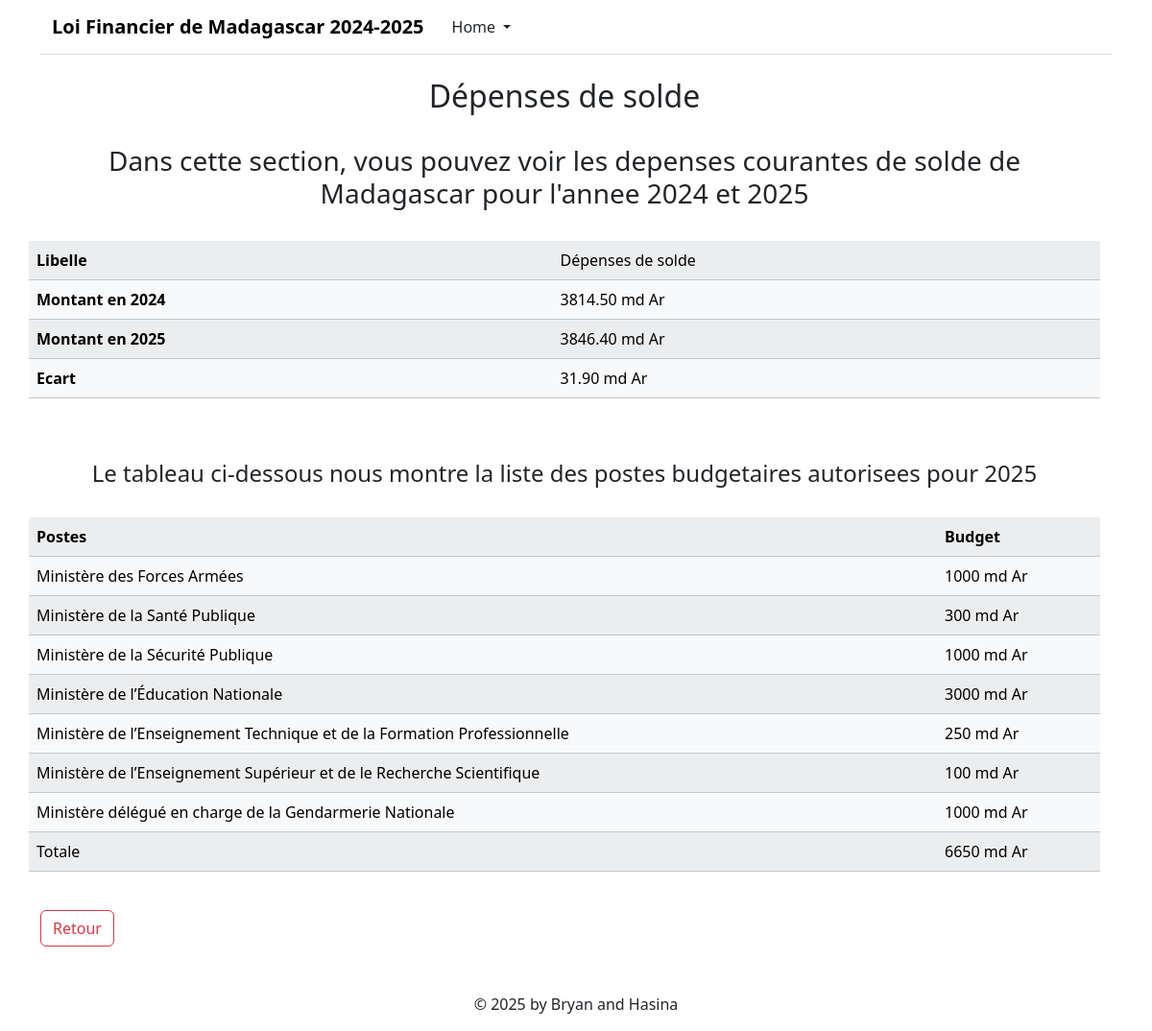
Screenshot of /pages/modele.php?page=2&titre=Dépenses de solde with the database file from the repository.
### tables this page shows
CREATE TABLE loi_financier_depenses_de_solde(
    id_depense_solde INT PRIMARY KEY AUTO_INCREMENT,
    montant_2024 DECIMAL(6,2),
    montant_2025 DECIMAL(6,2),
    ecart DECIMAL(6,2)
);

### inc/connection.php (called while the page is built, shortened)
<?php
    function dbconnect()
    {
        static $connect = null;
        if ($connect == null) {
            $connect = mysqli_connect('localhost','root','','loi_financier');
            mysqli_set_charset($connect, 'utf8mb4');
        }
        return $connect;
    }
?>

### inc/fonctions.php (called while the page is built, shortened)
<?php
    require("connection.php");
    function get_all_depense_solde(){
        $sql="SELECT * FROM loi_financier_depenses_de_solde";
        $resultat=mysqli_query(dbconnect(),$sql);
        $donnee=mysqli_fetch_assoc($resultat);
        return $donnee;
    }
    function get_all_budget_autorisee(){
        $sql= "SELECT * FROM v_budget_autorisee ";
        $result= mysqli_query(dbconnect(),$sql);
        $demande=array();
        while($donnee=mysqli_fetch_assoc($result)){
            $demande[]=$donnee;
        }
        return $demande;
    }
    function get_total_budget(){
        $sql="SELECT SUM(Budget_autorisee) as total FROM v_budget_autorisee";
        $resultat=mysqli_query(dbconnect(),$sql);
        $donnee=mysqli_fetch_assoc($resultat);
        return $donnee;
    }
?>

### pages/depensesolde.php (the view)
<?php
    $depense=get_all_depense_solde();
    $budget=get_all_budget_autorisee();
    $somme=get_total_budget();
?>
<div class="row">
    <section class="row mt-4">
        <h2 class="text-center"><?php echo $_GET['titre'];?></h2>
    </section>
    <section class="row mt-4">
        <h3 class="text-center">Dans cette section, vous pouvez voir les depenses courantes de solde de Madagascar pour l'annee 2024 et 2025</h3>
    </section>
    <section class="row mt-4">
        <table class="table table-light table-striped">
            <tr>
                <th>Libelle</th>
                <td><?php echo $_GET['titre'];?></td>
            </tr>
            <tr>
                <th>Montant en 2024</th>
                <td><?php echo $depense['montant_2024'];?> md Ar</td>
            </tr>
            <tr>
                <th>Montant en 2025</th>
                <td><?php echo $depense['montant_2025'];?> md Ar</td>
            </tr>
            <tr>
                <th>Ecart</th>
                <td><?php echo $depense['ecart'];?> md Ar</td>
            </tr>
        </table>
    </section>
    <section class="row mt-5">
        <h4 class="text-center">Le tableau ci-dessous nous montre la liste des postes budgetaires autorisees pour 2025</h4>
    </section>
    <section class="row mt-4">
        <table class="table table-light table-striped">
            <tr>
                <th>Postes</th>
                <th>Budget</th>
            </tr>
            <?php foreach ($budget as $bd) {?>
                <tr>
                    <td><?php echo $bd['nom_ministere'];?></td>
                    <td><?php echo $bd['Budget_autorisee'];?> md Ar</td>
                </tr>
            <?php } ?>
            <tr>
                <td>Totale</td>
                <td><?php echo $somme['total'];?> md Ar</td>
            </tr>
        </table>
    </section>
    <section class="row mt-4">
        <article class="col-3 col-sm-3 col-lg-3">
            <a href="modele.php?page=depenseparnatureeconomique" class="btn btn-outline-danger">Retour</a>
        </article>
    </section>
</div>

### assets/css/style.css (style rules this page uses)
* { margin: 0; padding: 0; box-sizing: border-box; font-family: system-ui, sans-serif; }

### rows the page displays
loi_financier_depenses_de_solde: montant_2024 "3814.50", montant_2025 "3846.40", ecart "31.90"

### other values shown
$_GET['titre'] "Dépenses de solde"
$bd['nom_ministere'] "Ministère des Forces Armées"
$bd['Budget_autorisee'] "1000"
$bd['nom_ministere'] "Ministère de la Santé Publique"
$bd['Budget_autorisee'] "300"
$bd['nom_ministere'] "Ministère de la Sécurité Publique"
$bd['nom_ministere'] "Ministère de l’Éducation Nationale"
$bd['Budget_autorisee'] "3000"
$bd['nom_ministere'] "Ministère de l’Enseignement Technique et de la Formation Professionnelle"
$bd['Budget_autorisee'] "250"
$bd['nom_ministere'] "Ministère de l’Enseignement Supérieur et de le Recherche Scientifique"
$bd['Budget_autorisee'] "100"
$bd['nom_ministere'] "Ministère délégué en charge de la Gendarmerie Nationale"
$somme['total'] "6650"
